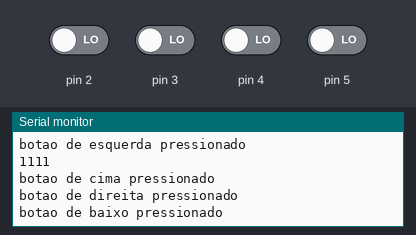
The program below on a simulated Arduino Uno, built with avr-gcc and run on an emulated ATmega328P. Parts: the last lines printed to the serial monitor. The inputs (shaded band) are chosen by the test bench; at power-on: pin 2–5 LOW.

Above: at 1.2 s.
1.3 s: pin 3 driven HIGH
4.3 s: pin 3 driven LOW
At 5.18 s:
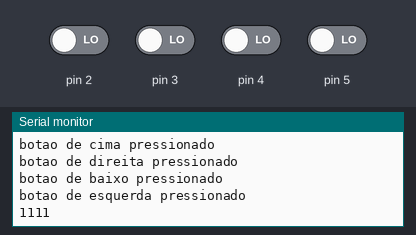
7.3 s: pin 4 driven HIGH
At 9.24 s:
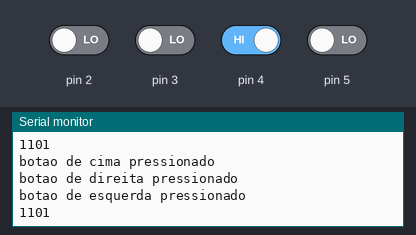
10.3 s: pin 2 driven HIGH
At 10.41 s:
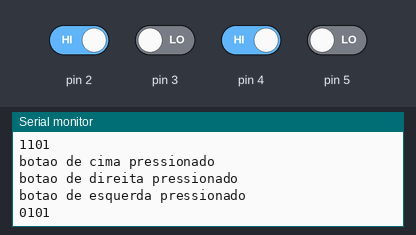
13.3 s: pin 5 driven HIGH
16.3 s: pin 5 driven LOW
At 16.69 s:
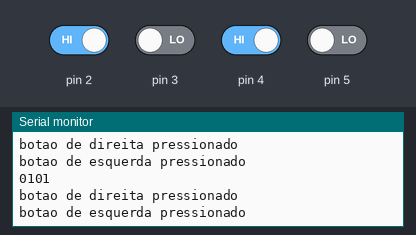
Timing chart, 0 to 19.3 s (numbered marks = the images above; inputs shaded):
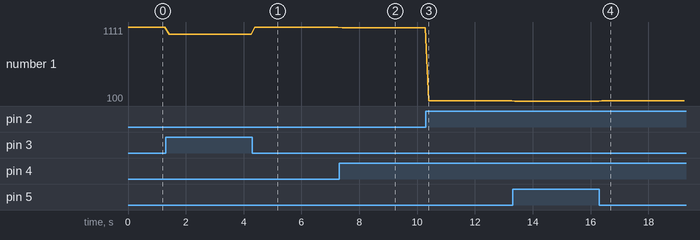

The program:

main.cpp
```cpp
#include <Arduino.h>

int index=0;
int opcao=0;

typedef enum eBotoes
{
  cima_b=0,
  direita_b,
  baixo_b,
  esquerda_b,
  total_b,

};

typedef struct Botao
{
  int estado;
  int periferico;
};
Botao botoes[total_b];

typedef enum eLeds
{
  cima_l=0,
  direita_l,
  baixo_l,
  esquerda_l,
  total_l,
};

typedef struct Led
{
  int estado;
  int periferico;
};

Led leds[total_l];

typedef enum Opcao
{
  CIMA=1,
  DIREITA=2,
  BAIXO=4,
  ESQUERDA=8,


  //nao fazer nada
      // fazer_nada=0,

  //funções unicas
      // liga_cima,
      // liga_direita,
      // liga_baixo,
      // liga_esquerda,
  //funções duplas
      // liga_cima_direita,
      // liga_direita_baixo,
      // liga_baixo_esquerda,
      // liga_esquerda_cima,
      // liga_cima_baixo,
      // liga_esquerda_direita,
  //funções triplas
      // liga_cima_direita_baixo,
      // liga_direita_baixo_esquerda,
      // liga_baixo_esquerda_cima,
      // liga_esquerda_cima_direita,
  //ligatodos
      // liga_todos,
};

void luz(int cima, int direita, int baixo, int esquerda)
{
  digitalWrite(leds[cima_l].periferico, cima);
  digitalWrite(leds[direita_l].periferico, direita);
  digitalWrite(leds[baixo_l].periferico, baixo);
  digitalWrite(leds[esquerda_l].periferico, esquerda);
}


void setup()
{
  Serial.begin(9600);

  botoes[cima_b].periferico=2;
  botoes[direita_b].periferico=3;
  botoes[baixo_b].periferico=4;
  botoes[esquerda_b].periferico=5;

  leds[cima_l].periferico=8;
  leds[direita_l].periferico=9;
  leds[baixo_l].periferico=10;
  leds[esquerda_l].periferico=11;

  while(index<total_b)
  {
    botoes[index].estado==LOW;
    pinMode(botoes[index].periferico,INPUT);
    index++;
  }

  while(index<total_l)
  {
    leds[index].estado==LOW;
    pinMode(leds[index].periferico, OUTPUT);
    index++;
  }
}

void loop()
{
  opcao=0; // inicializar em fazer nada

  index = 0;
  while(index<total_b)
  {
    //ler botoes
    botoes[index].estado = !digitalRead(botoes[index].periferico);
    Serial.print(botoes[index].estado);
    index++;
  }
  Serial.println();

  if(botoes[cima_b].estado)           //neste caso a opcao=opcao+1 porque estando o botao
  {                                   //cima na posicao 0 o numero binario seria 2 elevado
    opcao = opcao + CIMA;             //a 0 que é 1 e assim será consecutivamente.
    Serial.println("botao de cima pressionado");
  }

  if(botoes[direita_b].estado)        //neste caso a opcao=opcao+1 porque estando o botao
  {                                   //cima na posicao 0 o numero binario seria 2 elevado
    opcao = opcao + DIREITA;          //a 1 que é 2 e assim será consecutivamente.
    Serial.println("botao de direita pressionado");
  }

  if(botoes[baixo_b].estado)          //neste caso a opcao=opcao+1 porque estando o botao
  {                                   //cima na posicao 0 o numero binario seria 2 elevado
    opcao = opcao + BAIXO;            //a 2 que é 4 e assim será consecutivamente.
    Serial.println("botao de baixo pressionado");
  }

  if(botoes[esquerda_b].estado)       //neste caso a opcao=opcao+1 porque estando o botao
  {                                   //cima na posicao 0 o numero binario seria 2 elevado
    opcao = opcao + ESQUERDA;         //a 3 que é 8.
    Serial.println("botao de esquerda pressionado");
  }

  // testar botoes estao pressionados
  // if (!botoes[cima_b].estado &&
  //     !botoes[direita_b].estado &&
  //     !botoes[baixo_b].estado &&
  //     !botoes[esquerda_b].estado )
  // {
  //   opcao= fazer_nada;
  // }

  //  if (botoes[cima_b].estado &&
  //     !botoes[direita_b].estado &&
  //     !botoes[baixo_b].estado &&
  //     !botoes[esquerda_b].estado )
  // {
  //   opcao= liga_cima;
  // }

  //  if (!botoes[cima_b].estado &&
  //     botoes[direita_b].estado &&
  //     !botoes[baixo_b].estado &&
  //     !botoes[esquerda_b].estado )
  // {
  //   opcao= liga_direita;
  // }

  //  if (!botoes[cima_b].estado &&
  //     !botoes[direita_b].estado &&
  //     botoes[baixo_b].estado &&
  //     !botoes[esquerda_b].estado )
  // {
  //   opcao= liga_baixo;
  // }

  //  if (!botoes[cima_b].estado &&
  //     !botoes[direita_b].estado &&
  //     !botoes[baixo_b].estado &&
  //     botoes[esquerda_b].estado )
  // {
  //   opcao= liga_esquerda;
  // }

  //  if (botoes[cima_b].estado &&
  //     botoes[direita_b].estado &&
  //     !botoes[baixo_b].estado &&
  //     !botoes[esquerda_b].estado )
  // {
  //   opcao= liga_cima_direita;
  // }

  //  if (!botoes[cima_b].estado &&
  //    botoes[direita_b].estado &&
  //     botoes[baixo_b].estado &&
  //     !botoes[esquerda_b].estado )
  // {
  //   opcao= liga_direita_baixo;
  // }

  //  if (botoes[cima_b].estado &&
  //     !botoes[direita_b].estado &&
  //     botoes[baixo_b].estado &&
  //     botoes[esquerda_b].estado )
  // {
  //   opcao= liga_baixo_esquerda;
  // }

  //  if (botoes[cima_b].estado &&
  //     !botoes[direita_b].estado &&
  //     !botoes[baixo_b].estado &&
  //     botoes[esquerda_b].estado )
  // {
  //   opcao= liga_esquerda_cima;
  // }

  //  if (botoes[cima_b].estado &&
  //     !botoes[direita_b].estado &&
  //     botoes[baixo_b].estado &&
  //     !botoes[esquerda_b].estado )
  // {
  //   opcao= liga_cima_baixo;
  // }

  //  if (!botoes[cima_b].estado &&
  //     botoes[direita_b].estado &&
  //     !botoes[baixo_b].estado &&
  //     botoes[esquerda_b].estado )
  // {
  //   opcao= liga_esquerda_direita;
  // }

  // if (botoes[cima_b].estado &&
  //     botoes[direita_b].estado &&
  //     botoes[baixo_b].estado &&
  //     !botoes[esquerda_b].estado )
  // {
  //   opcao= liga_cima_direita_baixo;
  // }

  // if (!botoes[cima_b].estado &&
  //     botoes[direita_b].estado &&
  //     botoes[baixo_b].estado &&
  //     botoes[esquerda_b].estado )
  // {
  //   opcao= liga_direita_baixo_esquerda;
  // }

  // if (botoes[cima_b].estado &&
  //     !botoes[direita_b].estado &&
  //     botoes[baixo_b].estado &&
  //     botoes[esquerda_b].estado )
  // {
  //   opcao= liga_baixo_esquerda_cima;
  // }

  // if (botoes[cima_b].estado &&
  //     botoes[direita_b].estado &&
  //     !botoes[baixo_b].estado &&
  //     botoes[esquerda_b].estado )
  // {
  //   opcao= liga_esquerda_cima_direita;
  // }

  // if (botoes[cima_b].estado &&
  //     botoes[direita_b].estado &&
  //     botoes[baixo_b].estado &&
  //     botoes[esquerda_b].estado )
  // {
  //   opcao= liga_todos;
  // }

  //selecionar opcao
  switch (opcao)
  {
    case 0:
    luz(LOW,LOW,LOW,LOW);
    break;

    case CIMA:
    luz(HIGH,LOW,LOW,LOW);
    break;

    case DIREITA:
    luz(LOW,HIGH,LOW,LOW);
    break;

    case BAIXO:
    luz(LOW,LOW,HIGH,LOW);
    break;

    case ESQUERDA:
    luz(LOW,LOW,LOW,HIGH);
    break;

    case CIMA + DIREITA:
    luz(HIGH,HIGH,LOW,LOW);
    break;

    case DIREITA + BAIXO:
    luz(LOW,HIGH,HIGH,LOW);
    break;

    case BAIXO + ESQUERDA:
    luz(LOW,LOW,HIGH,HIGH);
    break;

    case ESQUERDA + CIMA:
    luz(HIGH,LOW,LOW,HIGH);
    break;

    case CIMA + BAIXO:
    luz(HIGH,LOW,HIGH,LOW);
    break;

    case ESQUERDA + DIREITA:
    luz(LOW,HIGH,LOW,HIGH);
    break;

    case CIMA + DIREITA + BAIXO:
    luz(HIGH,HIGH,HIGH,LOW);
    break;

    case DIREITA + BAIXO + ESQUERDA:
    luz(LOW,HIGH,HIGH,HIGH);
    break;

    case BAIXO + ESQUERDA + CIMA:
    luz(HIGH,LOW,HIGH,HIGH);
    break;

    case ESQUERDA + CIMA + DIREITA:
    luz(HIGH,HIGH,LOW,HIGH);
    break;

    case CIMA + DIREITA + BAIXO + ESQUERDA:
    luz(HIGH,HIGH,HIGH,HIGH);
    break;

    default:
    Serial.println("ERROR");
    break;
  }
  delay(100);
}
```

Measured:
- after the input at 4.3 s, the serial monitor: prints a new line after 0.08 s (image 1)
- after the input at 7.3 s, the serial monitor: prints a new line after 0.11 s (image 2)
- after the input at 10.3 s, the serial monitor: prints a new line after 0.11 s (image 3)
- after the input at 16.3 s, the serial monitor: prints a new line after 0.09 s (image 4)
- plotted number 1: 1111 → 1011 after the input at 1.3 s, 1011 → 1111 after the input at 4.3 s, 1111 → 1101 after the input at 7.3 s, 1101 → 101 after the input at 10.3 s, 101 → 100 after the input at 13.3 s
